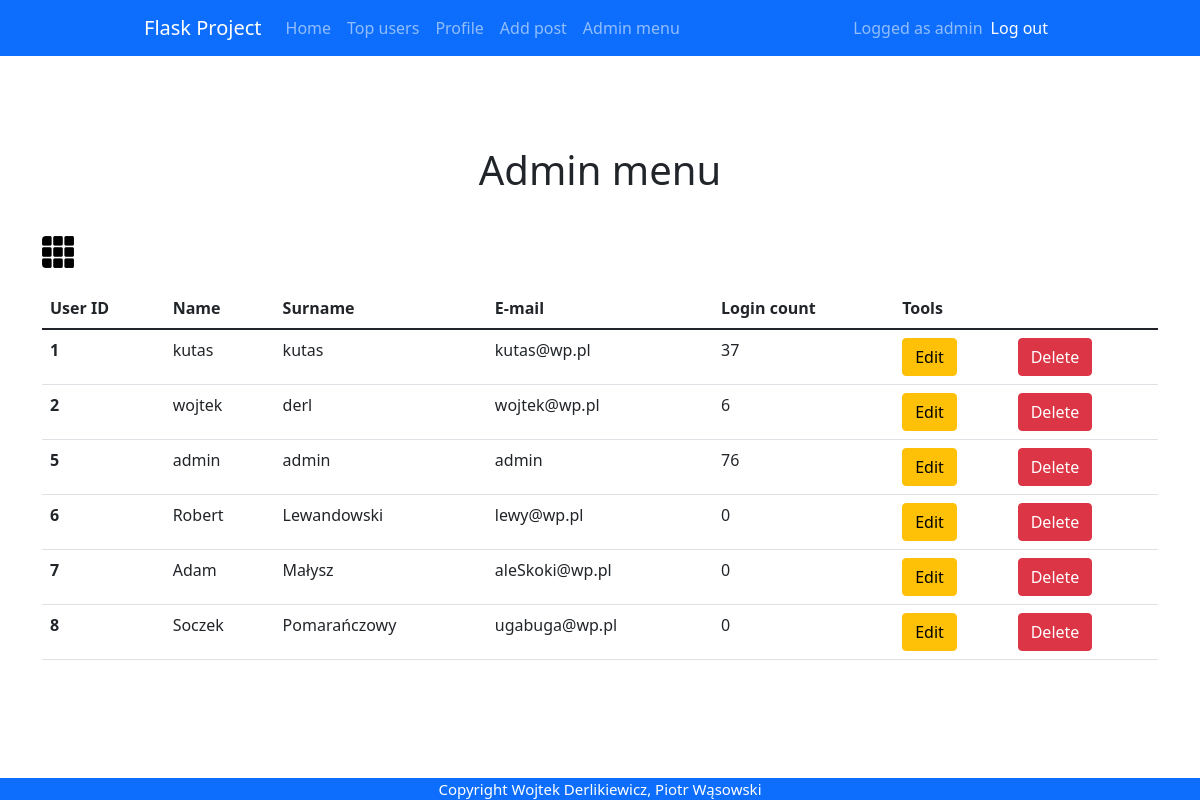
/admin (signed in), run on an earlier commit of the app's database.
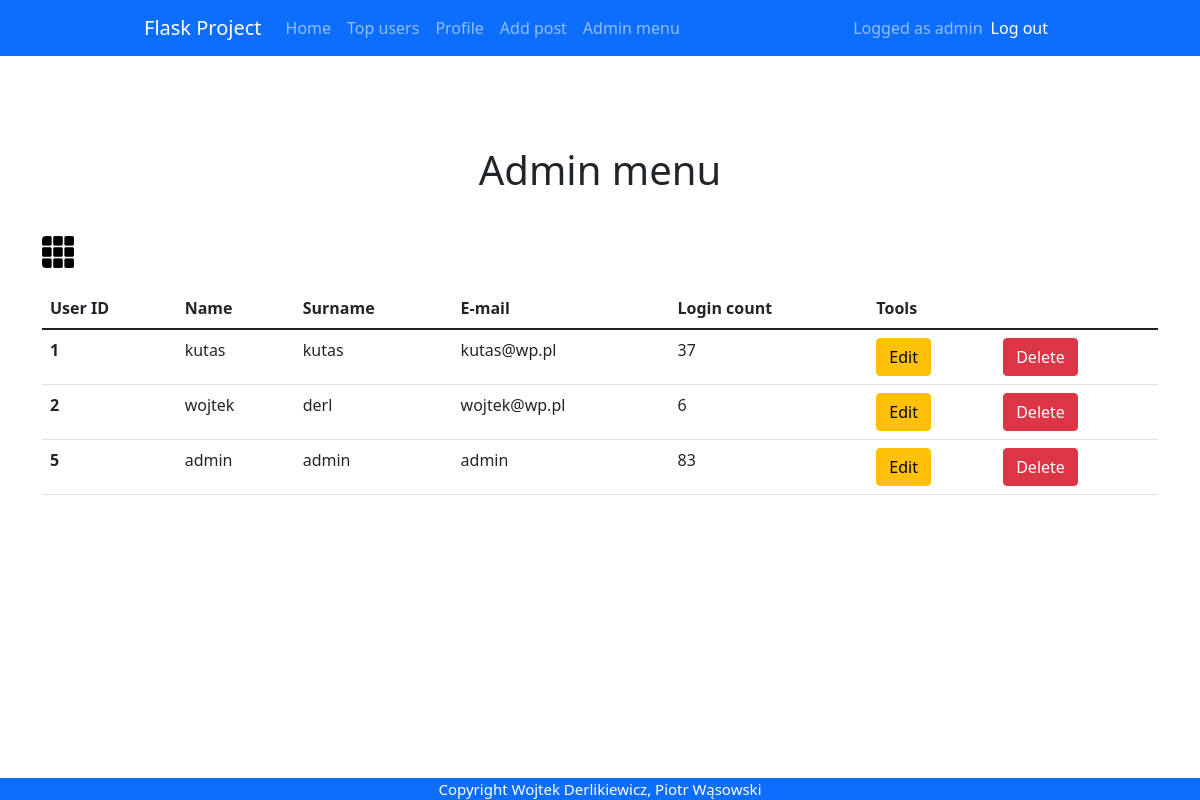
And on a later commit of the database.
### app.py (models this page shows)
class User(db.Model, UserMixin):
    id = db.Column(db.Integer, primary_key = True)
    email = db.Column(db.String(30), nullable=False, unique=True)
    name = db.Column(db.String(20), nullable=False)
    last_name = db.Column(db.String(20), nullable=False)
    password = db.Column(db.String(80), nullable=False)
    login_count = db.Column(db.Integer, nullable=False, default=0)
    isAdmin = db.Column(db.Boolean(), nullable=False, default=False)

### app.py (the view)
@app.route('/admin', methods=['GET', 'POST'])
@login_required
def admin():
    view = 'table'
    if(current_user.isAdmin == True):
        all_users = User.query.all()
        if request.method == 'POST':
            if request.form['view'] == 'table':
                view = 'table'
            elif request.form['view'] == 'grid':
                view = 'grid'
        return render_template('admin.html', users = all_users, view = view)
    else:
        return redirect(url_for('home'))

### app.py (called while the page is built)
@login_manager.user_loader
def load_user(user_id):
    return User.query.get(int(user_id))

### templates/admin.html (shortened to what this page needs)
{% extends "base.html" %} {% block title %}Admin{% endblock %} {% block content
%}
<h1>Admin menu</h1>
<br>
{% if view == 'table' %}
<form class="form-switch" method="POST">
    <input class="switch2" type="submit" src="/static/images/grid.png" value="grid" name="view">
</form>
{% endif %}
{% if view == 'table' %}
<table class="table">
  <thead>
    <tr>
      <th scope="col">User ID</th>
      <th scope="col">Name</th>
      <th scope="col">Surname</th>
      <th scope="col">E-mail</th>
      <th scope="col">Login count</th>
      <th scope="col">Tools</th>
    </tr>
  </thead>
  <tbody>
    {% for user in users %}
    <tr>
      <th scope="row">{{ user.id }}</td>
      <td>{{ user.name }}</td>
      <td>{{ user.last_name }}</td>
      <td>{{ user.email }}</td>
      <td>{{ user.login_count }}</td>
      <td><a href="/update/{{user.id}}" type="button" class="btn btn-warning">Edit</a></td>
      <td><a href="/delete/{{user.id}}" type="button" class="btn btn-danger">Delete</a></td>
    </tr>
    {% endfor %}
  </tbody>
</table>
{% endif %}
</div>
{% endblock %}

### templates/base.html (shortened to what this page needs)
<!DOCTYPE html>
<html lang="pl">
  <head>
    {% block styles %}
    <link
      rel="stylesheet"
      href="{{url_for('.static', filename='styles/base.css')}}"
    />
    <link
      href="https://cdn.jsdelivr.net/npm/bootstrap@5.1.3/dist/css/bootstrap.min.css"
      rel="stylesheet"
    />
    {% endblock %}
  </head>
  <body>
    <nav class="navbar navbar-expand-lg navbar-dark bg-primary">
      <div class="container-fluid">
        <a class="navbar-brand" href="{{url_for('home')}}">Flask Project</a>
        <div class="collapse navbar-collapse" id="navbarText">
          <ul class="navbar-nav me-auto mb-2 mb-lg-0">
            <li class="nav-item">
              <a class="nav-link"
                aria-current="page"
                href="{{url_for('home')}}"
                >Home</a>
            </li>
            <li class="nav-item">
              <a class="nav-link" href="{{url_for('topUsers')}}">Top users</a>
            </li>
            {% if current_user.is_authenticated %}
            <li class="nav-item">
              <a class="nav-link" href="{{url_for('profile')}}">Profile</a>
            </li>
            <li class="nav-item">
              <a class="nav-link" href="{{url_for('add_post')}}">Add post</a>
            </li>
            {% if current_user.isAdmin == True %}
            <li class="nav-item">
              <a class="nav-link" href="{{url_for('admin')}}">Admin menu</a>
            </li>
            {% endif %}
            {% endif %}
          </ul>
          {% if current_user.is_authenticated %}
          <span class="navbar-text">
            Logged as {{current_user.name }}
            </span>
            <span class="navbar-item">
              <ul class="navbar-nav me-auto mb-2 mb-lg-0">
                <li class="nav-item">
                  <a
                    class="nav-link active"
                    aria-current="page"
                    href="{{url_for('logout')}}"
                    >Log out</a
                  >
                </li>
              </ul>
            </span>
            {% endif %}
        </div>
      </div>
    </nav>
    <div class="container">{% block content %} {% endblock %}</div>
    <footer>Copyright Wojtek Derlikiewicz, Piotr Wąsowski</footer>
  </body>
</html>

### static/styles/base.css (style rules this page uses)
html { overflow: -moz-scrollbars-vertical; overflow-y: scroll; }
body { margin: 0; background-color: dimgrey; font-family: "Roboto", sans-serif; }
a { text-decoration: none; }
.container { overflow: hidden; margin-top: 30px; padding-top: 50px; display: grid; place-items: center; }
.container-fluid { width: 78% !important; }
h1 { padding: 10px; }
form { width: 70%; }
.form-switch { width: 100%; padding: 0 !important; }
.switch2 { overflow: hidden; float: left; width: 32px; height: 32px; border: none; color: transparent; background-color: transparent; background-image: url(/static/images/grid.png); background-repeat: no-repeat; background-size: 32px, 32px; margin-bottom: 20px !important; }
input { width: 70%; padding: 12px 20px; margin-bottom: 10px !important; border: 1px solid #ccc; border-radius: 4px; box-sizing: border-box; }
footer { position: fixed; bottom: 0; width: 100%; background-color: #0d6efd; color: white; font-size: 15px; text-align: center; }

What changed in the data, as far as the page shows it:
removed User: id "6", name "Robert", last_name "Lewandowski", email "lewy@wp.pl", login_count "0"
removed User: id "7", name "Adam", last_name "Małysz", email "aleSkoki@wp.pl", login_count "0"
removed User: id "8", name "Soczek", last_name "Pomarańczowy", email "ugabuga@wp.pl", login_count "0"
changed User "admin": login_count "76" → "83"
